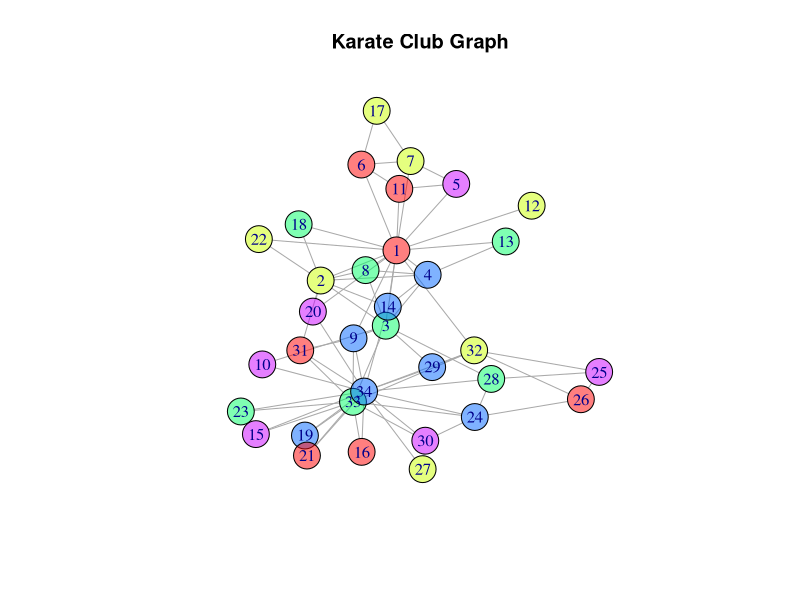

Generate this figure with R:
library(igraph)
net <- graph.famous("Zachary")
pal2 <- rainbow(5, alpha=.5)
#main graph view
plot(net, vertex.color=pal2, main="Karate Club Graph")